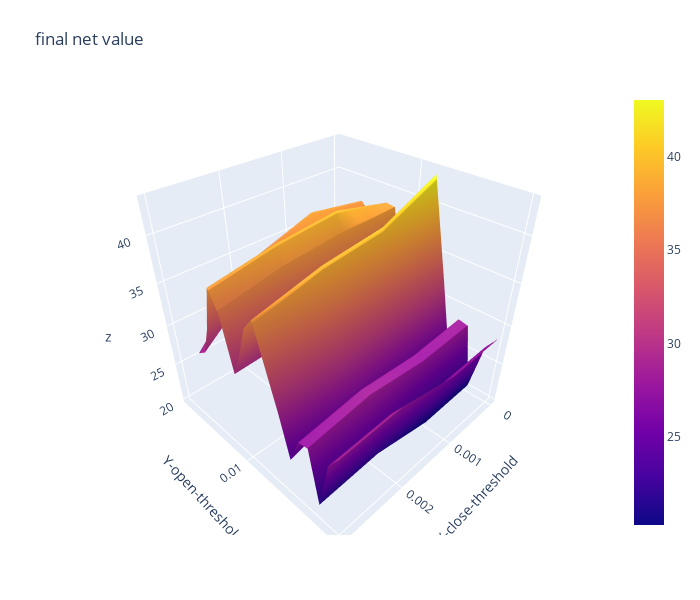

Here is the notebook cell this chart was saved with:
### Code cell
import plotly.graph_objects as go

x_data = df_final_nv.columns.to_list() # close threshold

y_data = df_final_nv.index.to_list() # open threshold

z_data = df_final_nv.copy(deep=True) # return per round

fig = go.Figure(data=[go.Surface(z=z_data.values,x=x_data,y=y_data)])

fig.update_layout(title="final net value", # 标题
                  autosize=False,  # 尺度自动缩放
                  width=700,  # 长宽
                  height=600,
                  margin=dict(l=65,r=50,b=65,t=90),  # 4个位置的距离
                  scene=dict(xaxis_title='X-close-threshold',yaxis_title='Y-open-threshold')
                 )

fig.show()

### Figure 1 — Plotly figure (JSON) as saved in the notebook; plotly's stock layout.template omitted (floating-point values rounded to 4 significant figures)
{"data": [{"type": "surface", "x": [0, 0.001, 0.002, 0.003], "y": [0.001, 0.002, 0.003, 0.004, 0.005, 0.006, 0.007, 0.008, 0.009, 0.01, 0.011, 0.012, 0.013, 0.014, 0.015, 0.016, 0.017, 0.018, 0.019, 0.02], "z": [[31.49, null, null, null], [31.33, 31.5, null, null], [33.48, 33.18, 31.23, null], [37.4, 38.46, 36.16, 28.63], [36.39, 37.39, 35.34, 29.4], [34.01, 36.43, 33.94, 32.78], [38.3, 39.81, 39.1, 37.77], [38.16, 37.77, 37.12, 35.75], [31.72, 31.84, 30.12, 29.72], [37.56, 36.41, 34.79, 32.6], [36.4, 35.95, 34.6, 36.11], [43.06, 40.12, 39.28, 37.54], [37.53, 36.42, 36.02, 33.32], [32.04, 31.51, 31.4, 29.13], [26.26, 25.73, 26.23, 24.28], [28.38, 27.85, 28.35, 27.5], [28.14, 27.78, 28.56, 27.7], [20.48, 20.27, 21.74, 21.45], [26.66, 26.45, 27.92, 27.66], [28.4, 28.18, 29.66, 29.4]]}], "layout": {"autosize": false, "height": 600, "margin": {"b": 65, "l": 65, "r": 50, "t": 90}, "scene": {"xaxis": {"title": {"text": "X-close-threshold"}}, "yaxis": {"title": {"text": "Y-open-threshold"}}}, "title": {"text": "final net value"}, "width": 700}}
